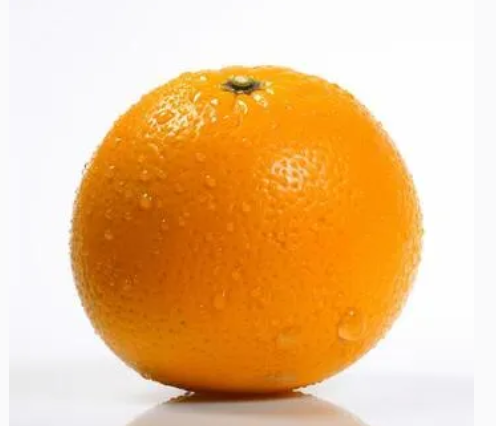
#> input picture TP1/naranja.jpg, 496 x 426 px, found by its file name
$ python 'ejercicio_24_Extracción de características.py'   (older library calls are emulated)
#> lines starting #> are read from the running program, lines starting #| are printed output that depends on the picture
"""
24
Gradiente completo con Sobel
Calculá las derivadas en x e y con Sobel y, a partir de ellas,
 la magnitud y el ángulo del gradiente. Guardá la magnitud
   normalizada a 0..255 y una visualización del ángulo en color
   (el ángulo como tono H en HSV).
"""
import cv2
import numpy as np
import matplotlib.pyplot as plt


ALFA = 1.4
RUTA="TP1/naranja.jpg"
BETA = 20

import cv2
import numpy as np
import matplotlib.pyplot as plt

def derivada_x(img):
    gx = cv2.Sobel(
            img,
            cv2.CV_64F,
            1,
            0,
            ksize=3
        )
    return gx

def derivada_y(img):
    gy = cv2.Sobel(
            img,
            cv2.CV_64F,
            0,
            1,
            ksize=3
        )
    return gy

def magnitud_angulo(gx, gy):
    magnitud, angulo = cv2.cartToPolar(
    gx,
    gy,
    angleInDegrees=True
    )
    return magnitud, angulo

def normalizacion_magnitud(mag):
    magnitud_normalizada = cv2.normalize(
    mag,
    None,
    0,
    255,
    cv2.NORM_MINMAX
    ).astype(np.uint8)

    return magnitud_normalizada

def imagen_HSV(img, hue):
    hsv = np.zeros(
        (img.shape[0], img.shape[1], 3),
        dtype=np.uint8
    )

    hsv[:, :, 0] = hue
    hsv[:, :, 1] = 255
    hsv[:, :, 2] = 255
    return hsv

def main():
    img = cv2.imread(RUTA, cv2.IMREAD_GRAYSCALE)
#> img: shape (426, 496); min 34, max 255, mean 207.7

    gx= derivada_x(img)
#> in derivada_x, `gx = cv2.Sobel( img, cv2.CV_64F, 1, 0, ksize=3 )`:
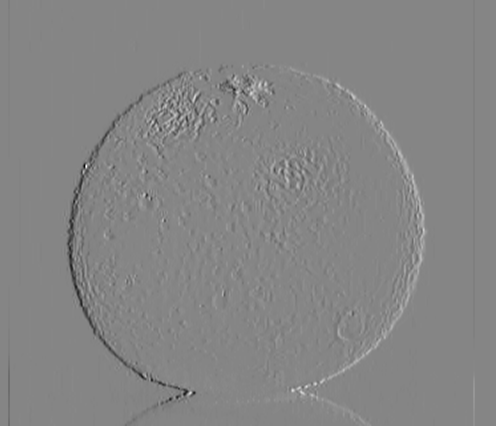
#> gx: shape (426, 496) float64; min -372, max 340, mean 0; drawn with min black and max white
    gy= derivada_y(img)
#> in derivada_y, `gy = cv2.Sobel( img, cv2.CV_64F, 0, 1, ksize=3 )`:
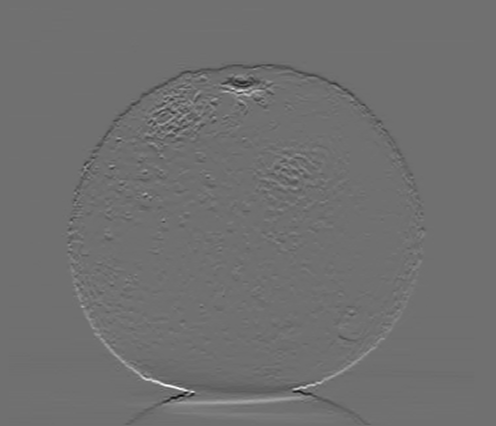
#> gy: shape (426, 496) float64; min -452, max 574, mean -0.6; drawn with min black and max white

    mag, angulo= magnitud_angulo(gx, gy)
#> in magnitud_angulo, `magnitud, angulo = cv2.cartToPolar( gx, gy, angleInDegrees=True )`:
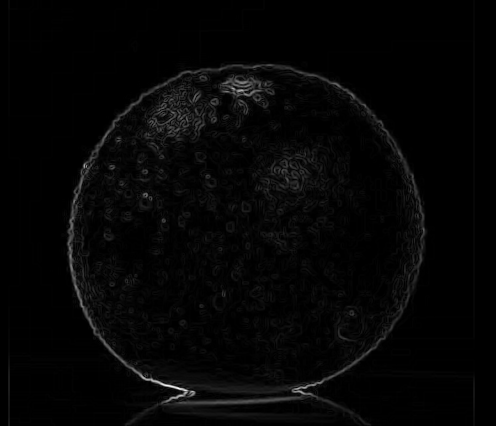
#> magnitud: shape (426, 496) float64; min 0, max 596, mean 12.9; drawn with min black and max white

    magnitud_normalizada = normalizacion_magnitud(mag)
    # Convertir ángulo a tono H de HSV
    hue = (angulo / 2).astype(np.uint8)
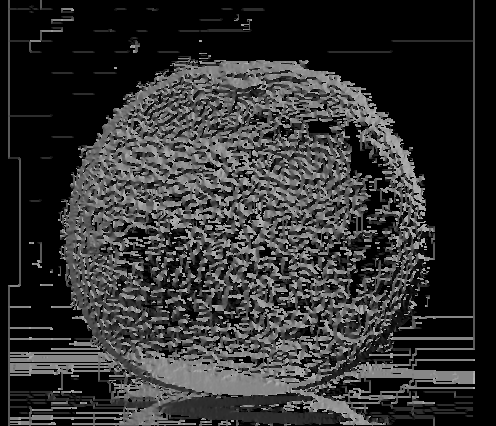
#> hue: shape (426, 496); min 0, max 179, mean 49.1

    # Convertir HSV a BGR para guardar/mostrar
    hue = (angulo / 2).astype(np.uint8)

     # Crear imagen HSV
    hsv = imagen_HSV(img, hue)
#> in imagen_HSV, `hsv[:, :, 2] = 255`:
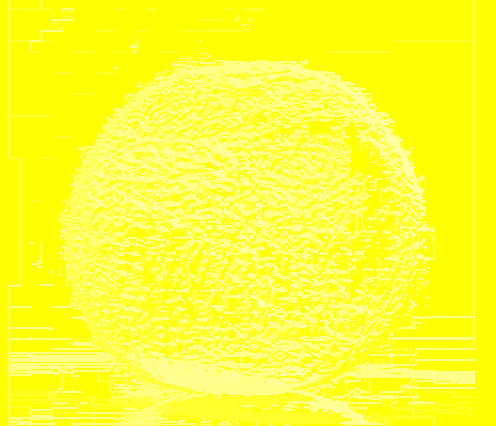
#> hsv: shape (426, 496, 3); mean of channels 0, 1, 2 49.1, 255, 255; drawn as B, G, R

    # Convertir HSV a BGR para guardar/mostrar
    angulo_color = cv2.cvtColor(
        hsv,
        cv2.COLOR_HSV2BGR
    )
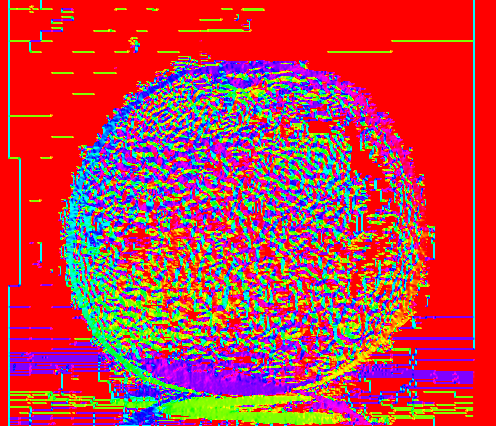
#> angulo_color: shape (426, 496, 3); mean B, G, R 72.6, 61.1, 191.5

    cv2.imwrite(
        "gradiente_magnitud.png",
        magnitud_normalizada
    )

    cv2.imwrite(
        "gradiente_angulo_color.png",
        angulo_color
    )

    # Mostrar resultados
    plt.figure(figsize=(12, 4))

    plt.subplot(1, 3, 1)
    plt.imshow(img, cmap="gray")
    plt.title("Original")
    plt.axis("off")

    plt.subplot(1, 3, 2)
    plt.imshow(magnitud_normalizada, cmap="gray")
    plt.title("Magnitud del gradiente")
    plt.axis("off")

    plt.subplot(1, 3, 3)
    plt.imshow(cv2.cvtColor(
        angulo_color,
        cv2.COLOR_BGR2RGB
    ))
    plt.title("Ángulo del gradiente")
    plt.axis("off")

    plt.tight_layout()
    plt.show()
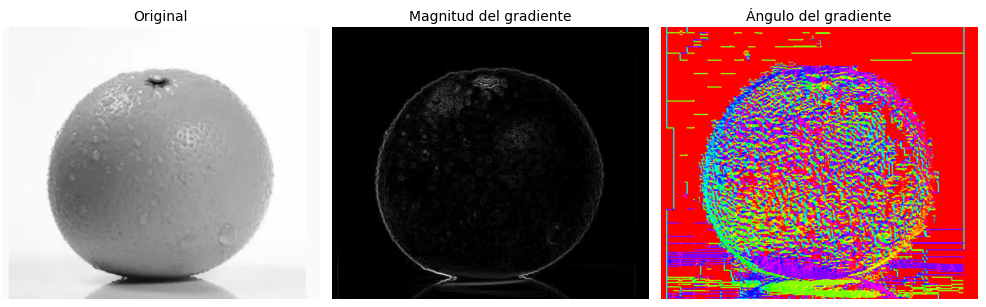
#> figure drawn by matplotlib, 3 panels


if __name__ == "__main__":
    main()
